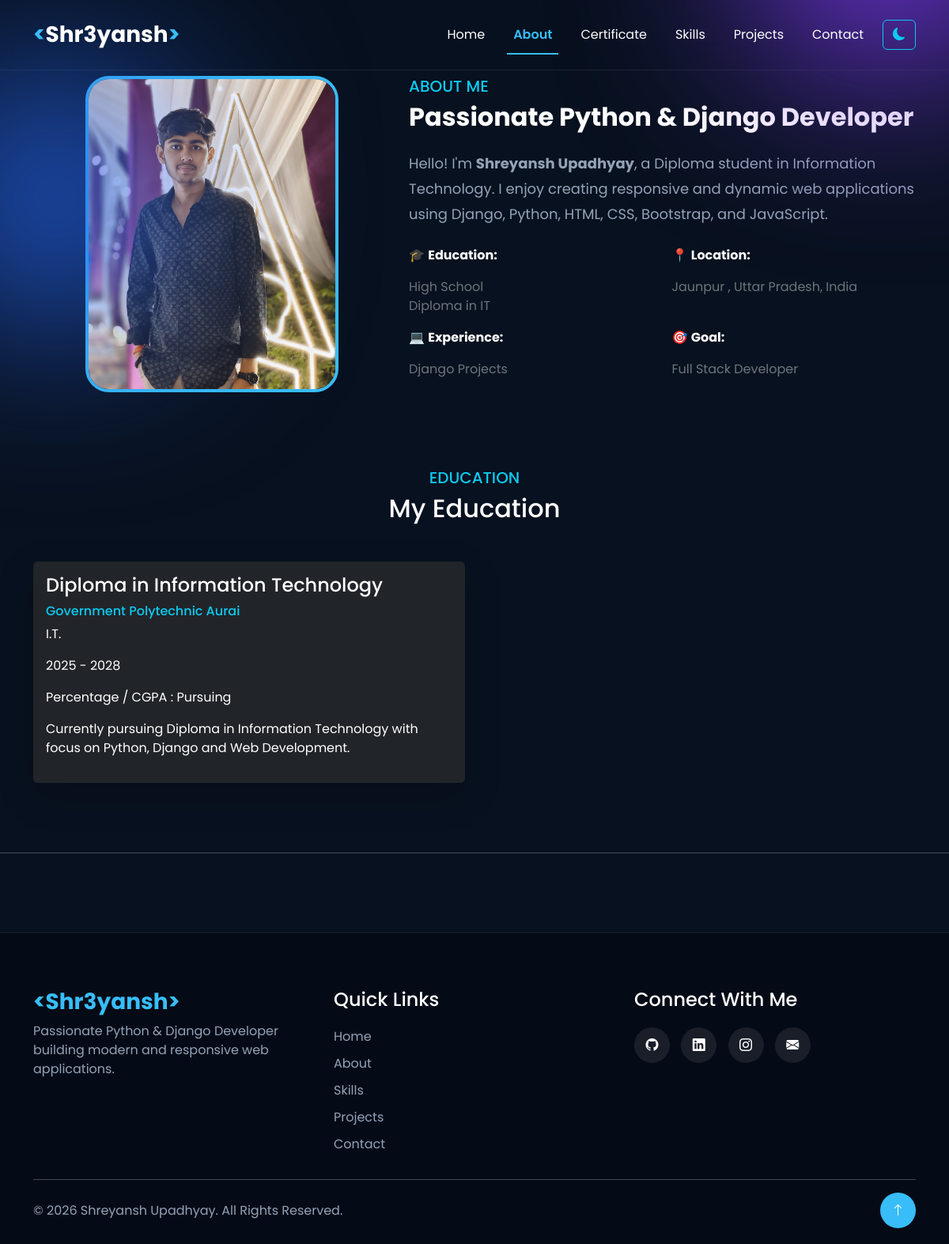
Page /about/ on the earlier database version.
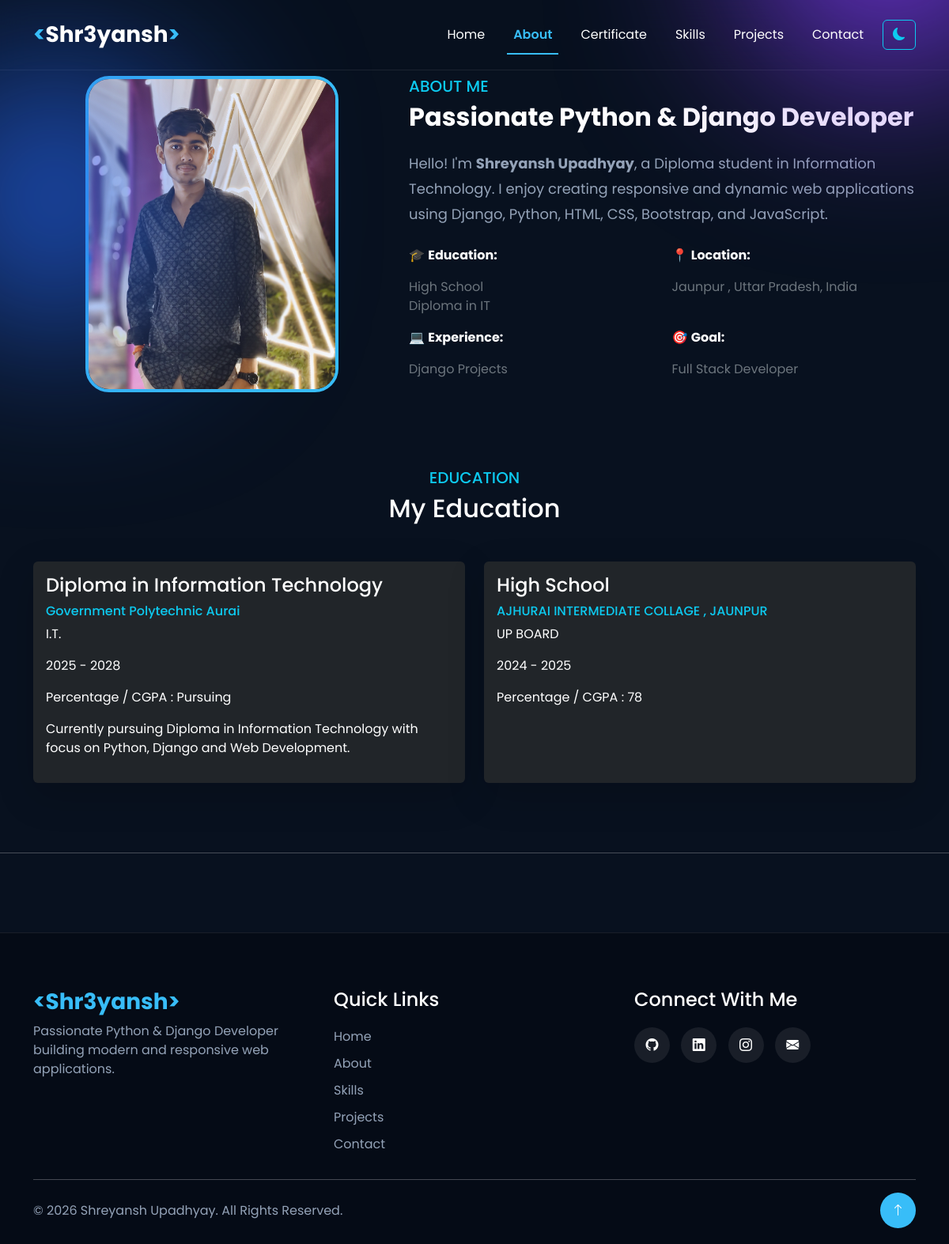
Same page on the later database version.
### myapp/models.py (models this page shows, shortened)
class Education(models.Model):
    degree = models.CharField(max_length=150)
    institute = models.CharField(max_length=200)
    branch = models.CharField(max_length=100, blank=True)
    start_year = models.PositiveIntegerField()
    end_year = models.PositiveIntegerField()
    percentage = models.CharField(max_length=20, blank=True)
    description = models.TextField(blank=True)
    is_active = models.BooleanField(default=True)
    created_at = models.DateTimeField(auto_now_add=True)

### myapp/views.py (the view)
# urls.py: path('about/', views.about, name='about'),
def about(request):
    educations = Education.objects.filter(is_active=True)
    return render(request,"about.html",{"educations": educations})

### myapp/templates/about.html (shortened to what this page needs)
{% extends 'base.html' %}
{% load static %}
{% block content %}
<section class="about-section py-5 ">
    <div class="container pt-5">
        <div class="row align-items-center">
            <div class="col-lg-5 text-center">
                <img src="{% static 'images/profile.jpg' %}" class="about-image">
            </div>
            <div class="col-lg-7">
                <h5 class="text-info">
                    ABOUT ME
                </h5>
                <h2 class="fw-bold mb-4">
                    Passionate Python & Django Developer
                </h2>
                <p class="about-text">
                    Hello! I'm <strong>Shreyansh Upadhyay</strong>, a Diploma student in Information Technology. I enjoy
                    creating responsive and dynamic web applications using Django, Python, HTML, CSS, Bootstrap, and
                    JavaScript.
                </p>
                <div class="row mt-4">
                    <div class="col-md-6">
                        <p>🎓 <strong>Education:</strong></p>
                        <p class="text-secondary">
                            High School <br>
                            Diploma in IT
                        </p>
                    </div>
                    <div class="col-md-6">
                        <p>📍 <strong>Location:</strong></p>
                        <p class="text-secondary">
                            Jaunpur , Uttar Pradesh, India
                        </p>
                    </div>
                    <div class="col-md-6">
                        <p>💻 <strong>Experience:</strong></p>
                        <p class="text-secondary">
                            Django Projects
                        </p>
                    </div>
                    <div class="col-md-6">
                        <p>🎯 <strong>Goal:</strong></p>
                        <p class="text-secondary">
                            Full Stack Developer
                        </p>
                    </div>
                </div>
            </div>
        </div>
    </div>
</section>
<section class="py-5">
    <div class="container">
        <div class="text-center mb-5">
            <h5 class="text-info">
                EDUCATION
            </h5>
            <h2>
                My Education
            </h2>
        </div>
        <div class="row">
            {% for edu in educations %}
            <div class="col-lg-6 mb-4">
                <div class="card bg-dark text-white shadow-lg border-0 h-100">
                    <div class="card-body">
                        <h4>{{ edu.degree }}</h4>
                        <h6 class="text-info">
                            {{ edu.institute }}
                        </h6>
                        <p>
                            {{ edu.branch }}
                        </p>
                        <p>
                            {{ edu.start_year }}
                            -
                            {{ edu.end_year }}
                        </p>
                        <p>
                            Percentage / CGPA :
                            {{ edu.percentage }}
                        </p>
                        <p>
                            {{ edu.description }}
                        </p>
                    </div>
                </div>
            </div>
            {% empty %}
            <div class="col-12 text-center">
                <h3>No Education Added Yet</h3>
            </div>
            {% endfor %}
        </div>
    </div>
</section>
{% endblock %}

### myapp/templates/base.html (shortened to what this page needs)
{% load static %}
<!DOCTYPE html>
<html lang="en">
<head>
    <link href="https://cdn.jsdelivr.net/npm/bootstrap@5.3.7/dist/css/bootstrap.min.css" rel="stylesheet">
    <link href="https://cdn.jsdelivr.net/npm/bootstrap-icons@1.13.1/font/bootstrap-icons.min.css" rel="stylesheet">
    <link rel="stylesheet" href="{% static 'css/style.css' %}">
</head>
<body>
    <nav class="navbar navbar-expand-lg navbar-dark fixed-top custom-navbar">
        <div class="container">
            <a class="navbar-brand fw-bold logo" href="/">
                <span>&lt;</span>Shr3yansh<span>&gt;</span>
            </a>
            <div class="collapse navbar-collapse" id="menu">
                <ul class="navbar-nav ms-auto">
                    <li class="nav-item">
                        <a class="nav-link {% if request.path == '/' %}active{% endif %}" href="{% url 'index' %}">
                            Home
                        </a>
                    </li>
                    <li class="nav-item">
                        <a class="nav-link {% if request.path == '/about/' %}active{% endif %}"
                            href="{% url 'about' %}">
                            About
                        </a>
                    </li>
                    <li class="nav-item">
                        <a class="nav-link {% if request.path == '/certificate/' %}active{% endif %}"
                            href="{% url 'certificate' %}">
                            Certificate
                        </a>
                    </li>
                    <li class="nav-item">
                        <a class="nav-link {% if request.path == '/skills/' %}active{% endif %}"
                            href="{% url 'skills' %}">
                            Skills
                        </a>
                    </li>
                    <li class="nav-item">
                        <a class="nav-link {% if request.path == '/project/' %}active{% endif %}"
                            href="{% url 'project' %}">
                            Projects
                        </a>
                    </li>
                    <li class="nav-item">
                        <a class="nav-link {% if request.path == '/contact/' %}active{% endif %}"
                            href="{% url 'contact' %}">
                            Contact
                        </a>
                    </li>
                </ul>
                <button id="theme-toggle" class="btn btn-outline-info ms-3">
                    <i class="bi bi-moon-fill" id="theme-icon"></i>
                </button>
            </div>
        </div>
        <div class="bg-circle circle1"></div>
        <div class="bg-circle circle2"></div>
    </nav>
    {% block content %}
    {% endblock %}
    <hr>
    <footer class="footer-section">
        <div class="container">
            <div class="row gy-4">
                <div class="col-lg-4">
                    <h3 class="footer-logo">
                        &lt;Shr3yansh&gt;
                    </h3>
                    <p>
                        Passionate Python & Django Developer building modern and responsive web applications.
                    </p>
                </div>
                <div class="col-lg-4">
                    <h4>Quick Links</h4>
                    <ul class="footer-links">
                        <li><a href="{% url 'index' %}">Home</a></li>
                        <li><a href="{% url 'about' %}">About</a></li>
                        <li><a href="{% url 'skills' %}">Skills</a></li>
                        <li><a href="{% url 'project' %}">Projects</a></li>
                        <li><a href="{% url 'contact' %}">Contact</a></li>
                    </ul>
                </div>
                <div class="col-lg-4">
                    <h4>Connect With Me</h4>
                    <div class="footer-social">
                        <a href="https://github.com/upadhyayshreyansh629-boop" target="_blank">
                            <i class="bi bi-github"></i>
                        </a>
                        <a href="https://www.linkedin.com/in/shreyansh-upadhyay-9433a0358/" target="_blank">
                            <i class="bi bi-linkedin"></i>
                        </a>
                        <a href="https://www.instagram.com/shr3yansh.x_?igsh=MXRpeHMzZ3V3ZHVhOQ=="><i
                                class="bi bi-instagram"></i></a>
                        <a href="mailto:upadhyayshreyansh629@gmail.com">
                            <i class="bi bi-envelope-fill"></i>
                        </a>
                    </div>
                </div>
            </div>
            <hr>
            <div class="d-flex justify-content-between align-items-center flex-wrap">
                <p class="mb-0">
                    © 2026 Shreyansh Upadhyay. All Rights Reserved.
                </p>
                <a href="#" class="top-btn">
                    <i class="bi bi-arrow-up"></i>
                </a>
            </div>
        </div>
    </footer>
</body>
</html>

### myapp/static/css/style.css (style rules this page uses)
* { margin: 0; padding: 0; box-sizing: border-box; font-family: 'Poppins', sans-serif; }
body { background: #08111f; color: white; overflow-x: hidden; }
.custom-navbar { background: rgba(8, 17, 31, .65); backdrop-filter: blur(20px); transition: .4s; padding: 18px 0; border-bottom: 1px solid rgba(255, 255, 255, .08); }
.nav-link.active { color: #38bdf8 !important; font-weight: 600; }
.nav-link.active::after { width: 100%; }
.nav-link { position: relative; transition: .3s; }
.nav-link::after { content: ""; position: absolute; left: 0; bottom: -5px; width: 0; height: 2px; background: #38bdf8; transition: .3s; }
.logo { font-size: 28px; color: #ffffff !important; }
.logo span { color: #38bdf8; }
.nav-link { color: #ffffff !important; margin-left: 20px; position: relative; transition: .3s; }
.nav-link::after { content: ""; position: absolute; width: 0; height: 2px; background: #38bdf8; left: 0; bottom: -5px; transition: .3s; }
.bg-circle { position: fixed; border-radius: 50%; filter: blur(120px); z-index: -1; }
.circle1 { width: 300px; height: 300px; background: #2563eb; top: 100px; left: -80px; }
.circle2 { width: 350px; height: 350px; background: #7c3aed; bottom: 0; right: -100px; }
.about-section { padding: 100px 0; }
.about-image { width: 320px; height: 400px; border-radius: 30px; object-fit: cover; border: 4px solid #38bdf8; transition: .4s; }
.about-text { color: #94a3b8; line-height: 32px; font-size: 18px; }
.footer-section { background: #050b16; padding: 70px 0 20px; margin-top: 100px; border-top: 1px solid rgba(255, 255, 255, .08); }
.footer-logo { color: #38bdf8; font-weight: bold; }
.footer-section p { color: #94a3b8; }
.footer-section h4 { color: white; margin-bottom: 20px; }
.footer-links { list-style: none; padding: 0; }
.footer-links li { margin-bottom: 10px; }
.footer-links a { color: #94a3b8; text-decoration: none; transition: .3s; }
.footer-social a { width: 45px; height: 45px; display: inline-flex; justify-content: center; align-items: center; background: rgba(255, 255, 255, .08); color: white; border-radius: 50%; margin-right: 10px; transition: .3s; text-decoration: none; }
.top-btn { width: 45px; height: 45px; display: flex; justify-content: center; align-items: center; background: #38bdf8; color: white; border-radius: 50%; text-decoration: none; transition: .3s; }

Differences in the rows shown:
added Education: degree "High School", institute "AJHURAI INTERMEDIATE COLLAGE , JAUNPUR", branch "UP BOARD", start_year "2024", end_year "2025", percentage "78"
